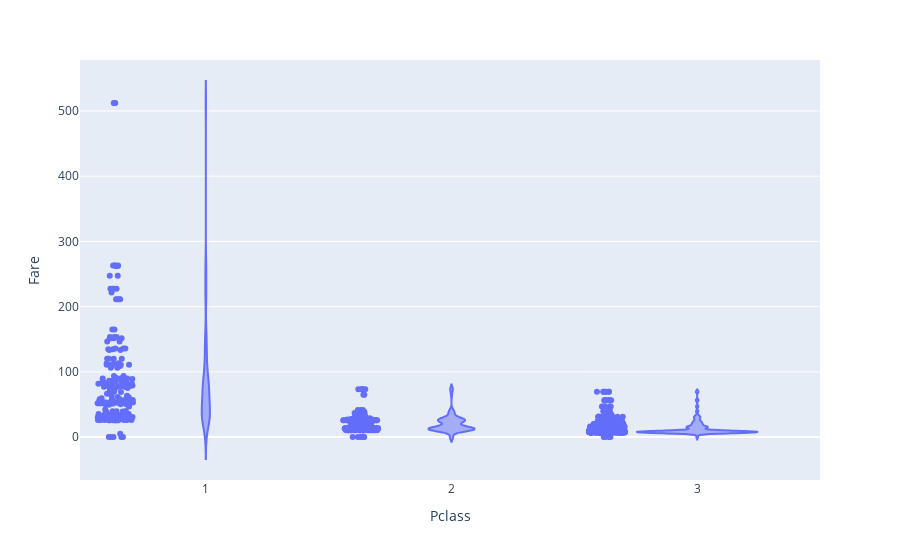

The cell this chart's notebook holds for it:
### Code cell
px.violin(train,y = 'Fare',x = 'Pclass',points = 'all')

### Figure 1 — Plotly figure (JSON) as saved in the notebook; plotly's stock layout.template omitted (floating-point values rounded to 4 significant figures; data arrays with more than 128 entries replaced by an {"elided": "..."} marker saying what was removed)
{"data": [{"alignmentgroup": "True", "box": {"visible": false}, "hovertemplate": "Pclass=%{x}<br>Fare=%{y}<extra></extra>", "legendgroup": "", "marker": {"color": "#636efa"}, "name": "", "offsetgroup": "", "orientation": "v", "points": "all", "scalegroup": "True", "showlegend": false, "type": "violin", "x": {"elided": "891 int values"}, "x0": " ", "xaxis": "x", "y": {"elided": "891 float values"}, "y0": " ", "yaxis": "y"}], "layout": {"legend": {"tracegroupgap": 0}, "margin": {"t": 60}, "violinmode": "group", "xaxis": {"anchor": "y", "domain": [0, 1], "title": {"text": "Pclass"}}, "yaxis": {"anchor": "x", "domain": [0, 1], "title": {"text": "Fare"}}}}
